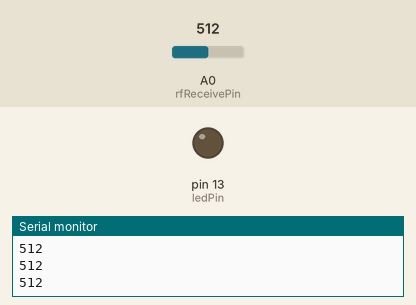
A sketch run on a simulated Arduino Uno, built with avr-gcc and run on an emulated ATmega328P. On the bench: output pins drawn as LEDs (lit = HIGH), the last lines printed to the serial monitor. The inputs (shaded band) are chosen by the test bench; at power-on: A0 (rfReceivePin) = 512.

Above: at 1.2 s.
1.3 s: A0 (rfReceivePin) set to 53
2.8 s: A0 (rfReceivePin) set to 46
At 3.9 s:
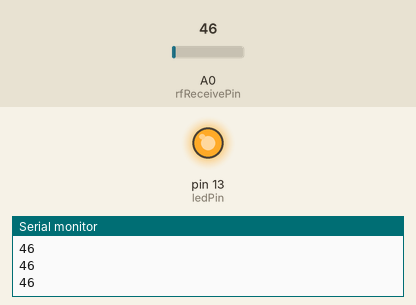
4.3 s: A0 (rfReceivePin) set to 284
5.8 s: A0 (rfReceivePin) set to 311
At 6.2 s:
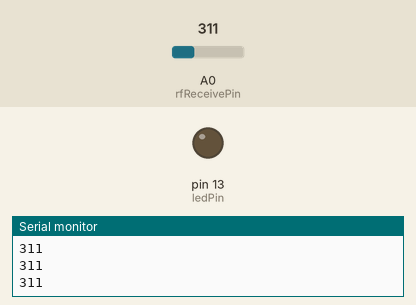
7.3 s: A0 (rfReceivePin) set to 40
At 7.6 s:
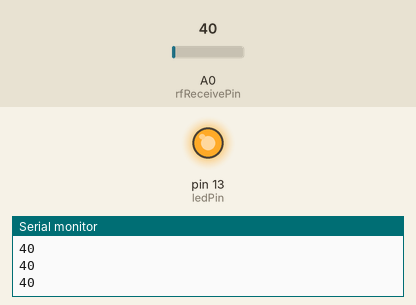
Timing chart, 0 to 9.8 s (numbered marks = the images above; inputs shaded):
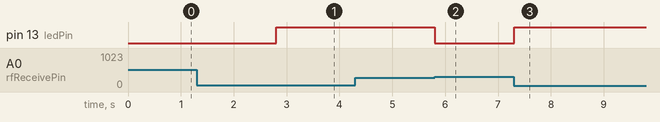

The sketch:

TransmitReceiveTest.ino
```cpp
/*
  RF Blink - Receiver sketch
     Written by ScottC 17 Jun 2014
     Arduino IDE version 1.0.5
     Website: http://arduinobasics.blogspot.com
     Receiver: XY-MK-5V
     Description: A simple sketch used to test RF transmission/receiver.
 ------------------------------------------------------------- */

 #define rfReceivePin A0  //RF Receiver pin = Analog pin 0
 #define ledPin 13        //Onboard LED = digital pin 13

 unsigned int data = 0;   // variable used to store received data
 const unsigned int upperThreshold = 300;  //upper threshold value
 const unsigned int lowerThreshold = 50;  //lower threshold value

 void setup(){
   pinMode(ledPin, OUTPUT);
   Serial.begin(9600);
 }

 void loop(){
   data=analogRead(rfReceivePin);    //listen for data on Analog pin 0

    if(data>upperThreshold){
     digitalWrite(ledPin, LOW);   //If a LOW signal is received, turn LED OFF
     Serial.println(data);
   }

   if(data<lowerThreshold){
     digitalWrite(ledPin, HIGH);   //If a HIGH signal is received, turn LED ON
     Serial.println(data);
   }
 }
```

Measured:
- the behaviour switches between 50 and 49 on A0 (rfReceivePin) (found by bisection; images 0 and 1)
- the behaviour switches between 300 and 301 on A0 (rfReceivePin) (found by bisection; images 1 and 2)
- after the input at 2.8 s, pin 13 (ledPin): LOW → HIGH at once
- after the input at 5.8 s, pin 13 (ledPin): HIGH → LOW at once
- after the input at 7.3 s, pin 13 (ledPin): LOW → HIGH at once
